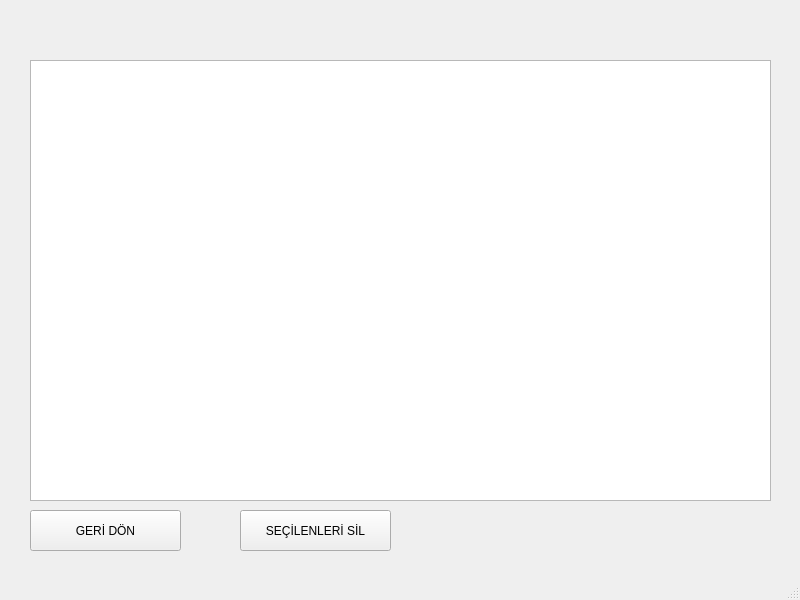
<?xml version="1.0" encoding="UTF-8"?>
<ui version="4.0">
 <class>CustomerEditPageCls</class>
 <widget class="QMainWindow" name="CustomerEditPageCls">
  <property name="geometry">
   <rect>
    <x>0</x>
    <y>0</y>
    <width>800</width>
    <height>600</height>
   </rect>
  </property>
  <property name="windowTitle">
   <string>MainWindow</string>
  </property>
  <widget class="QWidget" name="centralwidget">
   <widget class="QTableView" name="tableView">
    <property name="geometry">
     <rect>
      <x>30</x>
      <y>60</y>
      <width>741</width>
      <height>441</height>
     </rect>
    </property>
   </widget>
   <widget class="QPushButton" name="pushButtonReturn">
    <property name="geometry">
     <rect>
      <x>30</x>
      <y>510</y>
      <width>151</width>
      <height>41</height>
     </rect>
    </property>
    <property name="text">
     <string>GERİ DÖN</string>
    </property>
   </widget>
   <widget class="QPushButton" name="pushButtonDelete">
    <property name="geometry">
     <rect>
      <x>240</x>
      <y>510</y>
      <width>151</width>
      <height>41</height>
     </rect>
    </property>
    <property name="text">
     <string>SEÇİLENLERİ SİL</string>
    </property>
   </widget>
  </widget>
  <widget class="QMenuBar" name="menubar">
   <property name="geometry">
    <rect>
     <x>0</x>
     <y>0</y>
     <width>800</width>
     <height>21</height>
    </rect>
   </property>
  </widget>
  <widget class="QStatusBar" name="statusbar"/>
 </widget>
 <resources/>
 <connections/>
</ui>
